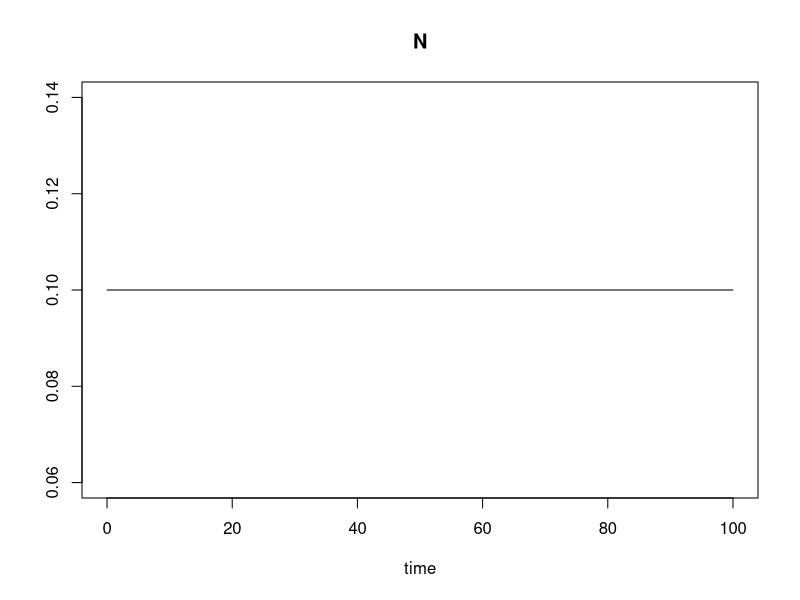

Write R code to recreate this figure.
# e = (1+1/n)^n
# y(t) = a*e^(kt)
# y(t) = value at time 't'
# a = value at start
# k = rate of growth
# t = time
# y(t) = a*(1+(1/(kt))^(kt))
install.packages('deSolve', repos='http://probability.ca/cran')
library(deSolve)

# Create a functrion called 'model' with argument names: 'time', 'y', and 'parms'.
model <- function(time, y, parms){ 
  # Create a list named 'c' with the elements: 'time', 'y', and 'parms'.
  with(as.list(c(y, parms)), { 
    # Create a variable named 'dN' and initializte it to '0'.
    dN <- 0
    # Make a list of 'dN'.
    list (dN)
  })
}
# y == list 'c' where N==0.1.
y <- c(N = 0.1)

# parms == list 'c' where r==0.1 and k==10.
parms <- c(r = 0.1, K = 10)
# times == count from 0 to 100 by 1's.
times <- seq(0, 100, 1) 

# Create a variable named 'out' which will run a set of arguments throough the differential equations solver.
out <- ode(y, times, model, parms)

# Show it
plot(out)
